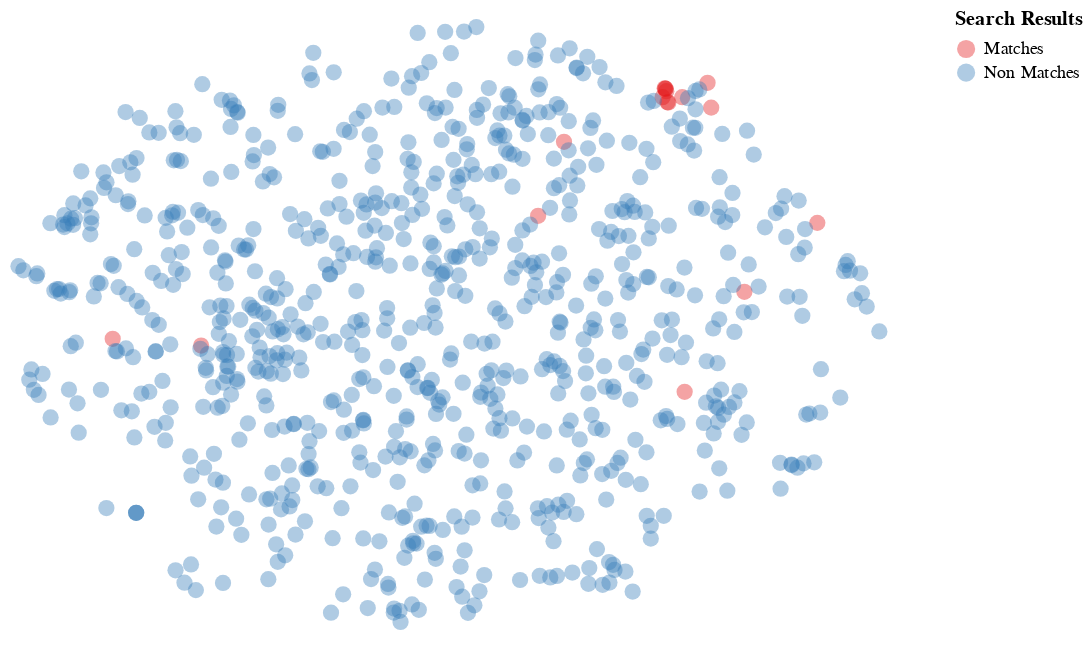

Write notebook code for a chart like this one.
### Code cell
query ="""
An increasing number of examples of translational regulation at the level of termination has been recently reported in eukaryotes. This paper reviews our present knowledge on this topic and proposes an understanding of these regulations by relating the study of viral gene expression to a comprehensive view of the mechanisms and components of the translational process.
"""
papers.search_2d(query)

### Figure 1 — Vega-Lite specification as saved in the notebook (floating-point values rounded to 4 significant figures; data arrays with more than 128 entries replaced by an {"elided": "..."} marker saying what was removed)
{"config": {"view": {"continuousWidth": 400, "continuousHeight": 300, "strokeWidth": 0}, "axis": {"grid": false}}, "data": {"name": "data-ff9120e012edca7bd52c923bcd51d10e"}, "mark": {"type": "circle", "opacity": 0.4, "size": 80}, "encoding": {"color": {"type": "nominal", "field": "Search Results", "scale": {"scheme": "set1"}}, "x": {"type": "quantitative", "axis": null, "field": "x"}, "y": {"type": "quantitative", "axis": null, "field": "y"}}, "height": 350, "width": 500, "$schema": "https://vega.github.io/schema/vega-lite/v4.0.2.json", "datasets": {"data-ff9120e012edca7bd52c923bcd51d10e": {"elided": "817 records"}}}
